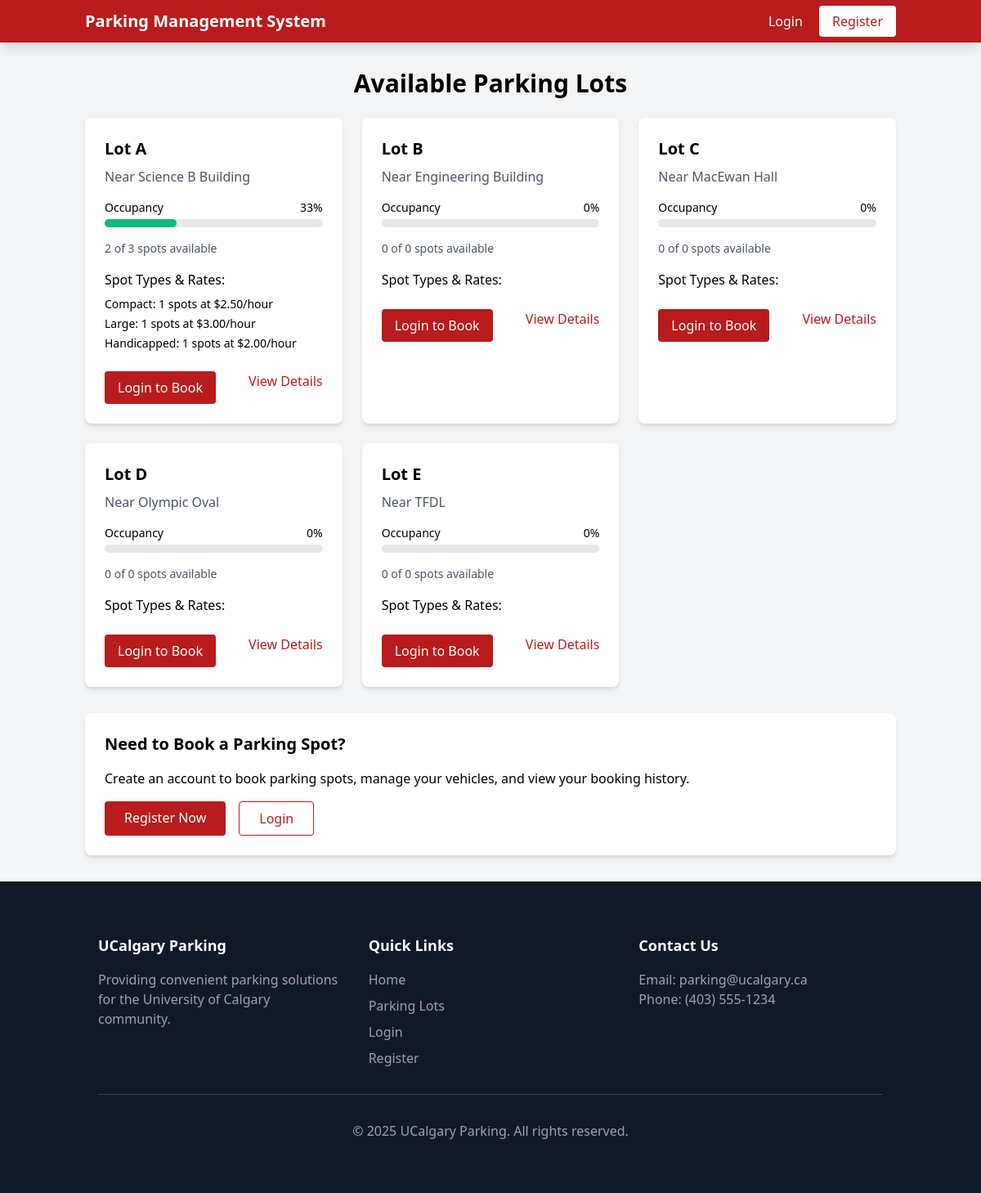
/all-lots.php, run on an earlier commit of the app's database.
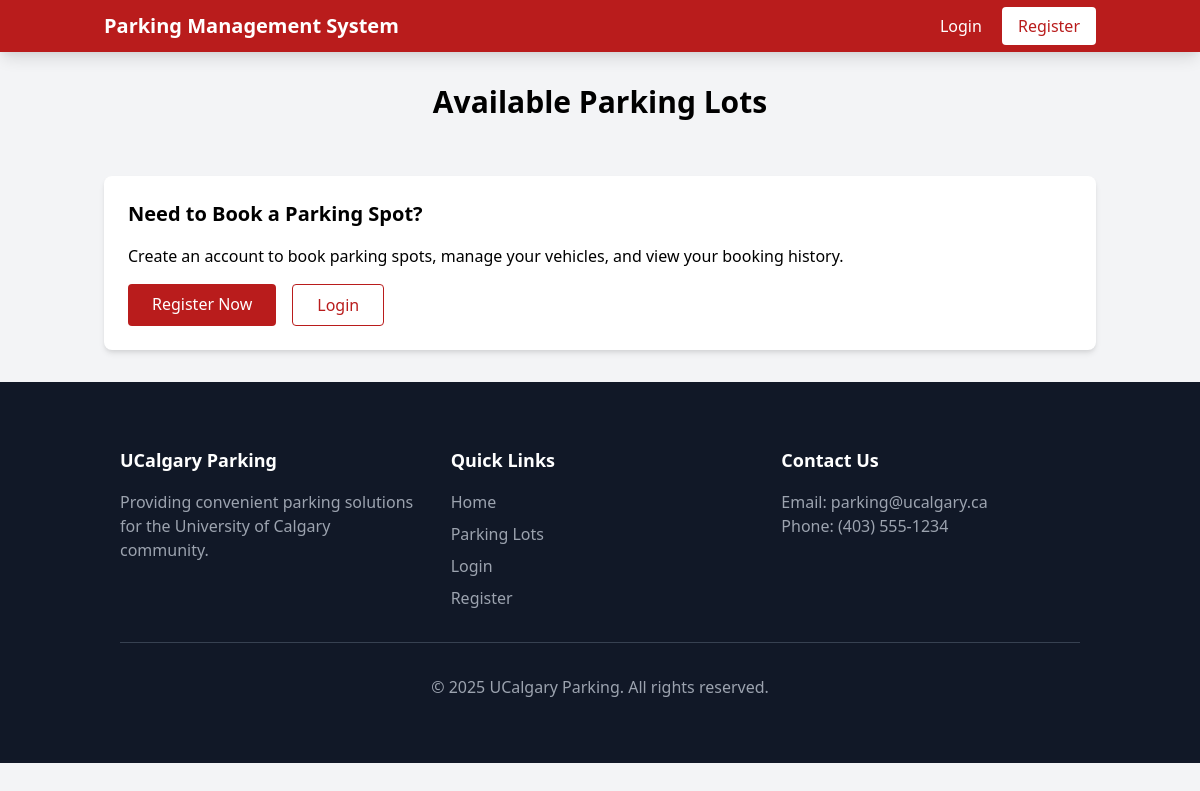
And on a later commit of the database.
### tables this page shows
CREATE TABLE parking_lots (
    lot_id INT AUTO_INCREMENT PRIMARY KEY,
    name VARCHAR(100) NOT NULL,
    location VARCHAR(255),
    total_slots INT NOT NULL
);

### src/includes/db.php (called while the page is built, shortened)
<?php
class Database {
    private $host = "localhost";
    private $user = "root";
    private $pass = "";
    private $dbname = "parking_management";
    private $conn;
    public function __construct() {
        try {
            $this->conn = new PDO("mysql:host={$this->host};dbname={$this->dbname}", $this->user, $this->pass);
            $this->conn->setAttribute(PDO::ATTR_ERRMODE, PDO::ERRMODE_EXCEPTION);
            $this->conn->setAttribute(PDO::ATTR_DEFAULT_FETCH_MODE, PDO::FETCH_ASSOC);
        } catch(PDOException $e) {
            error_log("Database connection failed: " . $e->getMessage());
            die("Database connection failed. Please check your configuration.");
        }
    }
    public function query($sql, $params = []) {
        $stmt = $this->conn->prepare($sql);
        $stmt->execute($params);
        return $stmt;
    }
}

### src/all-lots.php (the view, shortened to what the changed rows need)
<?php
require_once 'includes/db.php';
$db = new Database();
$lots = $db->query(
    "SELECT * FROM parking_lots ORDER BY lot_id"
)->fetchAll();
$availability = [];
foreach ($lots as $lot) {
    $totalSlots = $db->query(
        "SELECT COUNT(*) as total FROM parking_slots WHERE lot_id = ?",
        [$lot['lot_id']]
    )->fetch()['total'];
    $availableSlots = $db->query(
        "SELECT COUNT(*) as available FROM parking_slots WHERE lot_id = ? AND status = 'Available'",
        [$lot['lot_id']]
    )->fetch()['available'];
    $slotTypes = $db->query(
        "SELECT type, COUNT(*) as count, MIN(hourly_rate) as min_rate, MAX(hourly_rate) as max_rate
         FROM parking_slots
         WHERE lot_id = ?
         GROUP BY type",
        [$lot['lot_id']]
    )->fetchAll();
    $availability[$lot['lot_id']] = [
        'total' => $totalSlots,
        'available' => $availableSlots,
        'occupancy' => $totalSlots > 0 ? round(($totalSlots - $availableSlots) / $totalSlots * 100) : 0,
        'slot_types' => $slotTypes
    ];
}
$isLoggedIn = isset($_SESSION['user_id']);
?>
<!DOCTYPE html>
<html lang="en">
<head>
    <link href="https://cdn.jsdelivr.net/npm/tailwindcss@2.2.19/dist/tailwind.min.css" rel="stylesheet">
    <link rel="stylesheet" href="assets/css/styles.css">
</head>
<body class="bg-gray-100 font-sans">
    <main class="container mx-auto px-4 py-8">
        <h2 class="text-3xl font-bold mb-6 text-center">Available Parking Lots</h2>
        <div class="grid grid-cols-1 md:grid-cols-2 lg:grid-cols-3 gap-6">
            <?php foreach ($lots as $lot):
                $percentFull = $availability[$lot['lot_id']]['occupancy'];
                $statusColor = $percentFull > 80 ? 'bg-red-500' : ($percentFull > 50 ? 'bg-yellow-500' : 'bg-green-500');
            ?>
                <div class="bg-white rounded-lg shadow-md overflow-hidden">
                    <div class="p-6">
                        <h3 class="text-xl font-bold mb-2"><?php echo htmlspecialchars($lot['name']); ?></h3>
                        <p class="text-gray-600 mb-4"><?php echo htmlspecialchars($lot['location']); ?></p>
                        <div class="mb-4">
                            <div class="flex justify-between mb-1">
                                <span class="text-sm font-medium">Occupancy</span>
                                <span class="text-sm font-medium"><?php echo $availability[$lot['lot_id']]['occupancy']; ?>%</span>
                            </div>
                            <div class="w-full bg-gray-200 rounded-full h-2.5">
                                <div class="<?php echo $statusColor; ?> h-2.5 rounded-full" style="width: <?php echo $percentFull; ?>%"></div>
                            </div>
                        </div>
                        <div class="mb-4">
                            <p class="text-sm text-gray-600">
                                <span class="font-medium"><?php echo $availability[$lot['lot_id']]['available']; ?></span> of
                                <span class="font-medium"><?php echo $availability[$lot['lot_id']]['total']; ?></span> spots available
                            </p>
                        </div>
                        <div class="mb-6">
                            <h4 class="font-medium mb-2">Spot Types & Rates:</h4>
                            <ul class="space-y-1">
                                <?php foreach ($availability[$lot['lot_id']]['slot_types'] as $type): ?>
                                    <li class="text-sm">
                                        <span class="font-medium"><?php echo htmlspecialchars($type['type']); ?>:</span>
                                        <?php echo $type['count']; ?> spots at $<?php echo number_format($type['min_rate'], 2); ?>/hour
                                    </li>
                                <?php endforeach; ?>
                            </ul>
                        </div>
                        <div class="flex justify-between">
                            <?php if ($isLoggedIn): ?>
                                <a href="find-parking.php?lot_id=<?php echo $lot['lot_id']; ?>"
                                   class="bg-red-700 text-white px-4 py-2 rounded hover:bg-red-800 transition">
                                    Book a Spot
                                </a>
                            <?php else: ?>
                                <a href="login.php"
                                   class="bg-red-700 text-white px-4 py-2 rounded hover:bg-red-800 transition">
                                    Login to Book
                                </a>
                            <?php endif; ?>
                            <a href="lot-details.php?lot_id=<?php echo $lot['lot_id']; ?>"
                               class="text-red-700 hover:text-red-900">
                                View Details
                            </a>
                        </div>
                    </div>
                </div>
            <?php endforeach; ?>
        </div>
    </main>
</body>
</html>

What changed in the data, as far as the page shows it:
removed parking_lots: name "Lot A", location "Near Science B Building", lot_id "33", lot_id "2", lot_id "3", type "Compact", count "1", min_rate "2.50", type "Large", min_rate "3.00", type "Handicapped", min_rate "2.00"
removed parking_lots: name "Lot B", location "Near Engineering Building", occupancy "0", available "0", total "0"
removed parking_lots: name "Lot C", location "Near MacEwan Hall", occupancy "0", available "0", total "0"
removed parking_lots: name "Lot D", location "Near Olympic Oval", occupancy "0", available "0", total "0"
removed parking_lots: name "Lot E", location "Near TFDL", occupancy "0", available "0", total "0"
